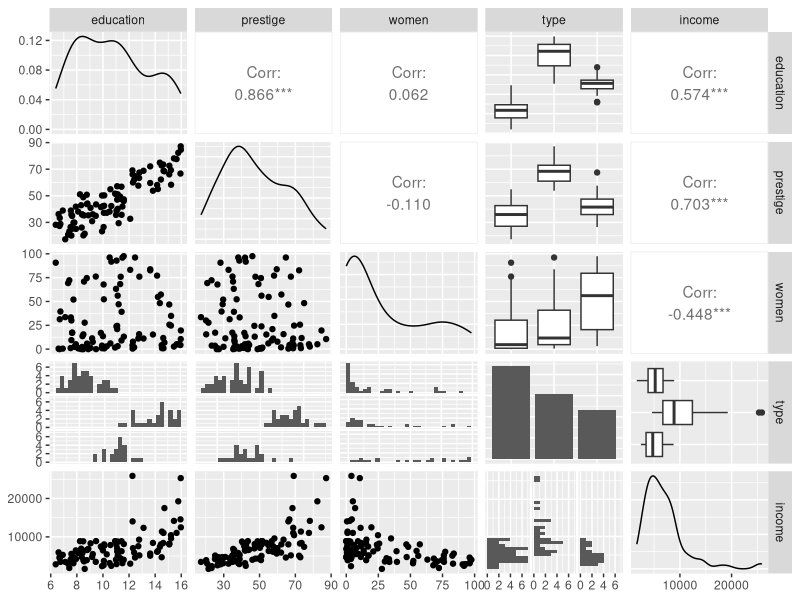
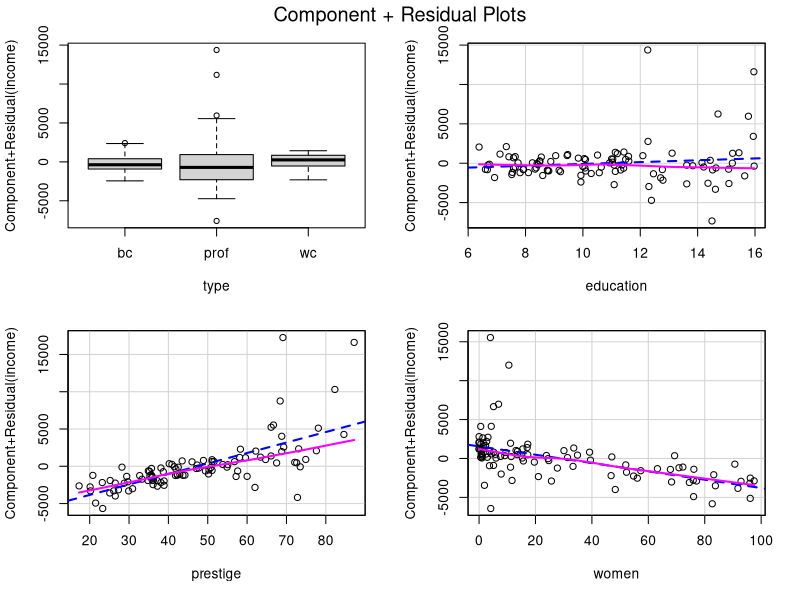
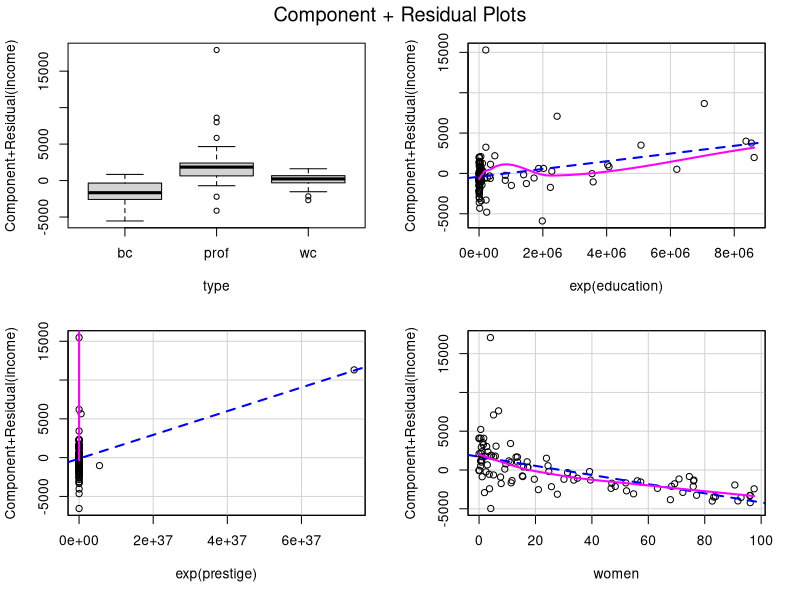
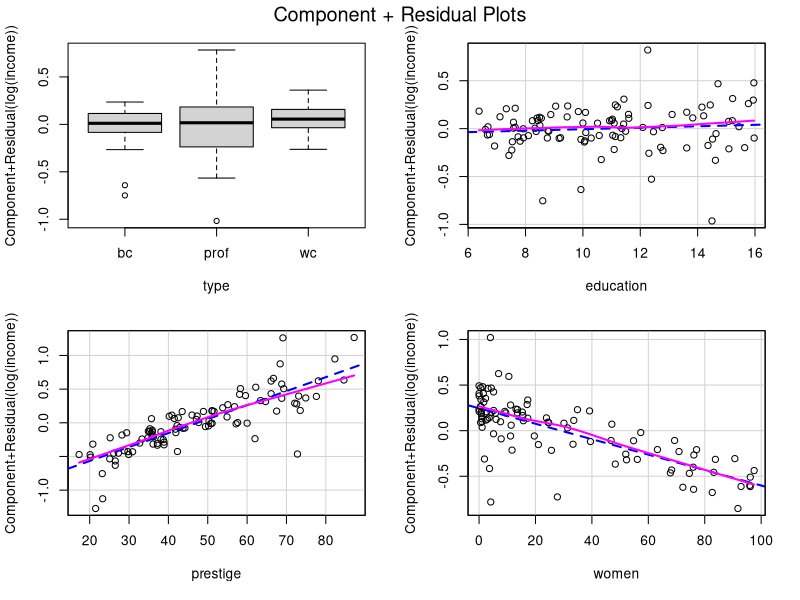
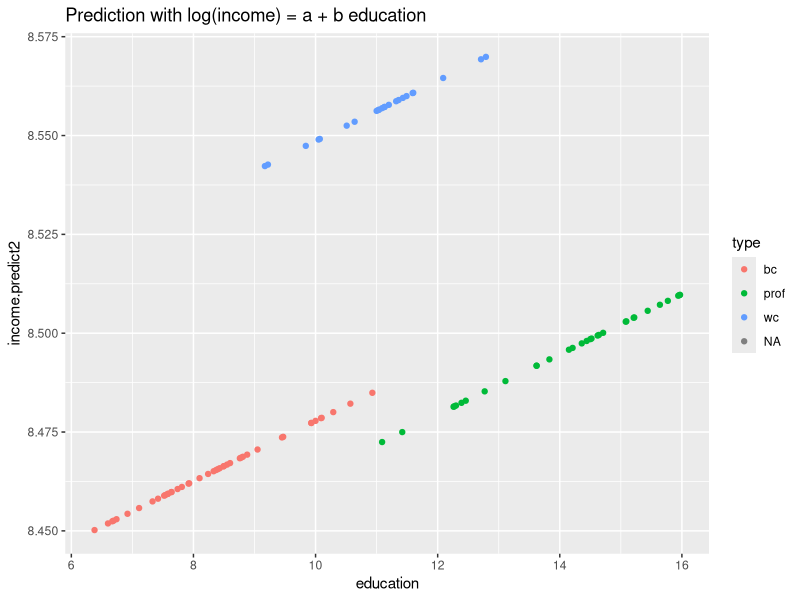
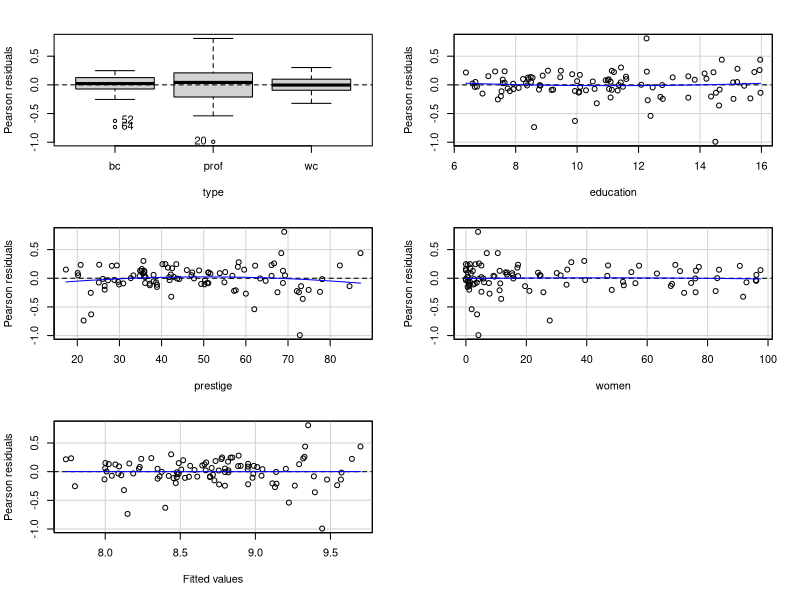

Recreate these plots in R, in order.
## ---- chunk 1
library(spdep)
library(dplyr)
library(ggplot2)
library(GGally)
library(car)
data(Prestige)
## ---- chunk 2
ggpairs(Prestige %>% filter(!is.na(type)) %>% select(education, prestige, women, type, income))
## ---- chunk 3
reg0 <- lm(income ~ type + education + prestige + women, data=Prestige)
summary(reg0)
## ---- chunk 4
crPlots(reg0)
## ---- chunk 5
reg1 <- lm(income ~ type + exp(education) + exp(prestige) + women, data=Prestige)
summary(reg1)
crPlots(reg1)
## ---- chunk 6
reg2 <- lm(log(income) ~ type + education + prestige + women, data=Prestige)
summary(reg2)
crPlots(reg2)
## ---- chunk 7
# First, copy the data, but then fix eduation and income to set values
pred.data <- Prestige %>% mutate(prestige=50, women=60)
# Now, do the predictions
pred.data$income.predict2 <- predict(reg2, newdata = pred.data)
# And plot
ggplot(pred.data) + geom_point(aes(x=education, y=income.predict2, color=type))+
  labs(title = "Prediction with log(income) = a + b education" )
## ---- chunk 8
reg3 <- lm(log(income) ~ type + prestige + women, data=Prestige)
summary(reg3)
## ---- chunk 9
anova(reg2, reg3)
## ---- chunk 10
residualPlots(reg2)
